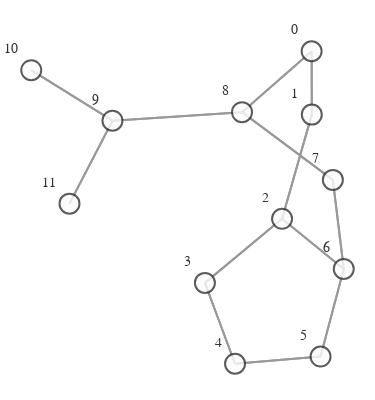

The code cell stored with this chart in its notebook:
### Code cell
def create_graph(graph):
    g = to_networkx(graph)
    pos = nx.spring_layout(g)
    vis = GraphVisualization(
        g, pos, node_text_position='top left', node_size=20,
    )
    fig = vis.create_figure()
    return fig

fig = create_graph(dataset[8])
fig.show()

### Figure 1 — Plotly figure (JSON) as saved in the notebook; plotly's stock layout.template omitted (floating-point values rounded to 4 significant figures)
{"data": [{"hoverinfo": "none", "line": {"color": "#808080", "width": 2}, "mode": "lines", "opacity": 0.8, "type": "scatter", "x": [0.3887, 0.3895, null, 0.3887, 0.04385, null, 0.3895, 0.3887, null, 0.3895, 0.2423, null, 0.2423, 0.3895, null, 0.2423, -0.1399, null, 0.2423, 0.5478, null, -0.1399, 0.2423, null, -0.1399, 0.009332, null, 0.009332, -0.1399, null, 0.009332, 0.4329, null, 0.4329, 0.009332, null, 0.4329, 0.5478, null, 0.5478, 0.2423, null, 0.5478, 0.4329, null, 0.5478, 0.4938, null, 0.4938, 0.5478, null, 0.4938, 0.04385, null, 0.04385, 0.3887, null, 0.04385, 0.4938, null, 0.04385, -0.5977, null, -0.5977, 0.04385, null, -0.5977, -1, null, -0.5977, -0.8106, null, -1, -0.5977, null, -0.8106, -0.5977, null], "y": [0.8137, 0.4557, null, 0.8137, 0.4697, null, 0.4557, 0.8137, null, 0.4557, -0.1327, null, -0.1327, 0.4557, null, -0.1327, -0.4949, null, -0.1327, -0.4163, null, -0.4949, -0.1327, null, -0.4949, -0.9517, null, -0.9517, -0.4949, null, -0.9517, -0.9112, null, -0.9112, -0.9517, null, -0.9112, -0.4163, null, -0.4163, -0.1327, null, -0.4163, -0.9112, null, -0.4163, 0.08688, null, 0.08688, -0.4163, null, 0.08688, 0.4697, null, 0.4697, 0.8137, null, 0.4697, 0.08688, null, 0.4697, 0.4214, null, 0.4214, 0.4697, null, 0.4214, 0.7068, null, 0.4214, -0.04727, null, 0.7068, 0.4214, null, -0.04727, 0.4214, null]}, {"hoverinfo": "text", "marker": {"color": "#fcfcfc", "colorbar": {"thickness": 15, "title": {"side": "right", "text": ""}, "xanchor": "left"}, "colorscale": [[0, "rgb(255,255,217)"], [0.125, "rgb(237,248,177)"], [0.25, "rgb(199,233,180)"], [0.375, "rgb(127,205,187)"], [0.5, "rgb(65,182,196)"], [0.625, "rgb(29,145,192)"], [0.75, "rgb(34,94,168)"], [0.875, "rgb(37,52,148)"], [1, "rgb(8,29,88)"]], "line": {"color": "#333333", "width": 2}, "reversescale": false, "showscale": false, "size": 20}, "mode": "markers+text", "opacity": 0.8, "text": ["0", "1", "2", "3", "4", "5", "6", "7", "8", "9", "10", "11"], "textfont": {"color": "#000000", "family": "Arial", "size": 14}, "textposition": "top left", "type": "scatter", "x": [0.3887, 0.3895, 0.2423, -0.1399, 0.009332, 0.4329, 0.5478, 0.4938, 0.04385, -0.5977, -1, -0.8106], "y": [0.8137, 0.4557, -0.1327, -0.4949, -0.9517, -0.9112, -0.4163, 0.08688, 0.4697, 0.4214, 0.7068, -0.04727]}], "layout": {"autosize": false, "height": 400, "hovermode": "closest", "margin": {"b": 5, "l": 0, "r": 0, "t": 20}, "paper_bgcolor": "rgba(255,255,255,255)", "plot_bgcolor": "rgba(0,0,0,0)", "scene": {"xaxis": {"autorange": true, "showgrid": false, "showline": false, "showticklabels": false, "ticks": "", "visible": false, "zeroline": false}, "yaxis": {"autorange": true, "showgrid": false, "showline": false, "showticklabels": false, "ticks": "", "visible": false, "zeroline": false}, "zaxis": {"autorange": true, "showgrid": false, "showline": false, "showticklabels": false, "ticks": "", "visible": false, "zeroline": false}}, "showlegend": false, "title": {"font": {"size": 16}, "text": ""}, "width": 375, "xaxis": {"autorange": true, "showgrid": false, "showline": false, "showticklabels": false, "ticks": "", "visible": false, "zeroline": false}, "yaxis": {"autorange": true, "showgrid": false, "showline": false, "showticklabels": false, "ticks": "", "visible": false, "zeroline": false}}}
